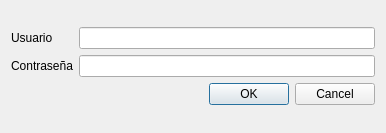
<?xml version="1.0" encoding="UTF-8"?>
<ui version="4.0">
 <class>vtnIngresar</class>
 <widget class="QWidget" name="vtnIngresar">
  <property name="geometry">
   <rect>
    <x>0</x>
    <y>0</y>
    <width>386</width>
    <height>133</height>
   </rect>
  </property>
  <property name="windowTitle">
   <string>Ingresar</string>
  </property>
  <layout class="QVBoxLayout" name="verticalLayout">
   <item>
    <layout class="QGridLayout" name="gridLayout">
     <item row="0" column="0">
      <widget class="QLabel" name="label">
       <property name="text">
        <string>Usuario</string>
       </property>
      </widget>
     </item>
     <item row="1" column="1">
      <widget class="QLineEdit" name="lineEdit_2"/>
     </item>
     <item row="1" column="0">
      <widget class="QLabel" name="label_2">
       <property name="text">
        <string>Contraseña</string>
       </property>
      </widget>
     </item>
     <item row="0" column="1">
      <widget class="QLineEdit" name="lineEdit"/>
     </item>
     <item row="2" column="1">
      <widget class="QDialogButtonBox" name="buttonBox">
       <property name="standardButtons">
        <set>QDialogButtonBox::Cancel|QDialogButtonBox::Ok</set>
       </property>
      </widget>
     </item>
    </layout>
   </item>
  </layout>
 </widget>
 <tabstops>
  <tabstop>lineEdit</tabstop>
  <tabstop>lineEdit_2</tabstop>
  <tabstop>buttonBox</tabstop>
 </tabstops>
 <resources/>
 <connections/>
</ui>
